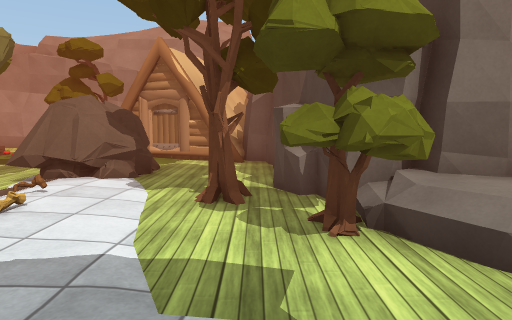
view 1 (above)

24 first-person views from a walk through a Unity game level. The camera is 1.3 m above the floor, tilts 6° down and sees 75° across. The floor is counted in squares, 1 m on a side. Each view is taken from the middle of a square. On the plan, view 1 faces up. The plan holds only what a view shows up to about 14 squares ahead; the rest is blank. The place goes on beyond the plan. The player is left out. Some animated figures are left out. Some surface patterns are stand-ins.

view 2
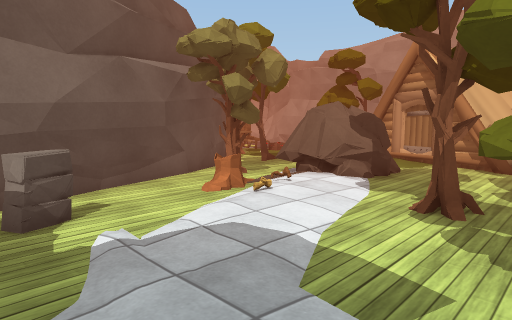

view 3
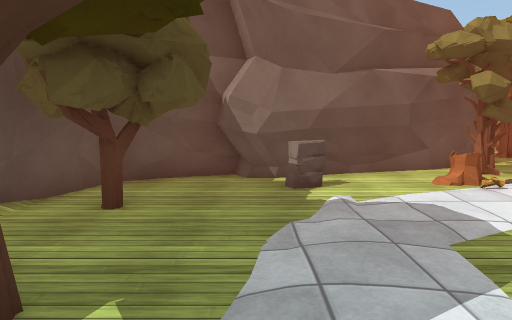

view 4
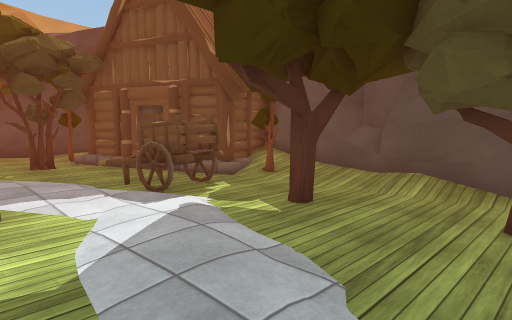

view 5
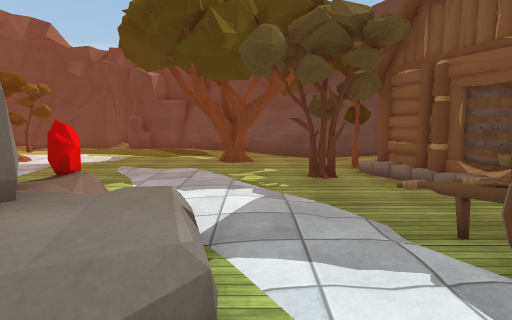

view 6
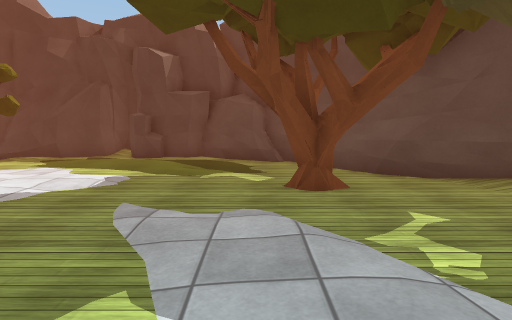

view 7
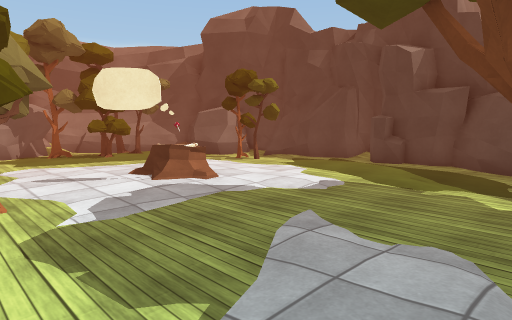

view 8
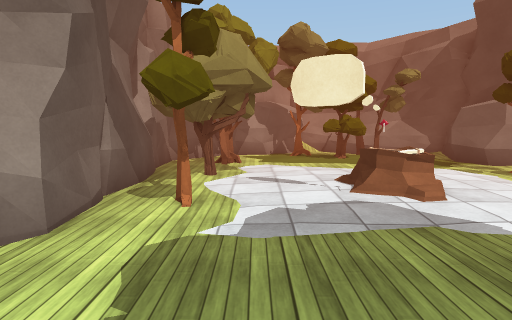

view 9
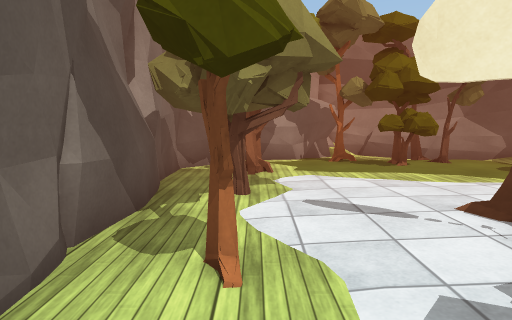

view 10
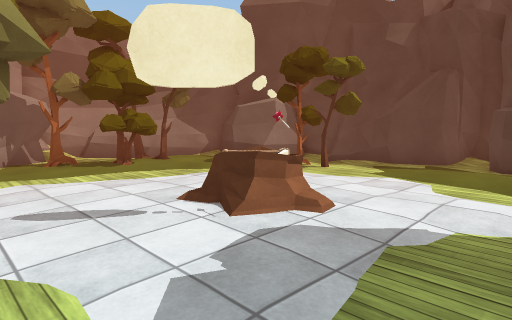

view 11
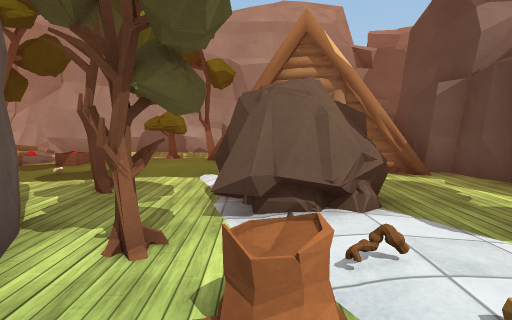

view 12
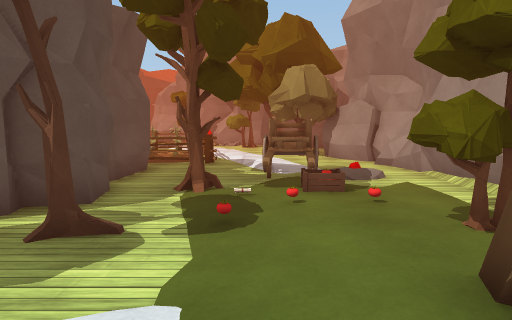

view 13
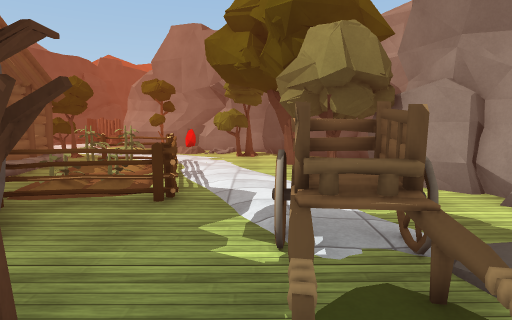

view 14
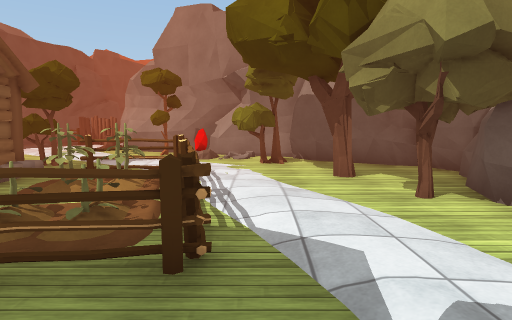

view 15
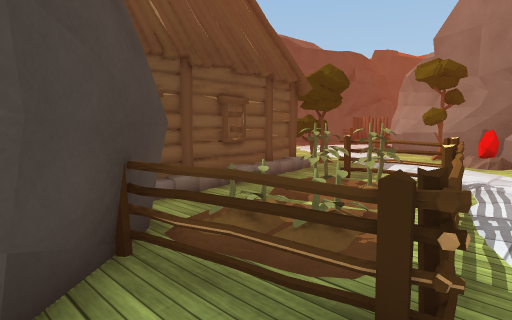

view 16
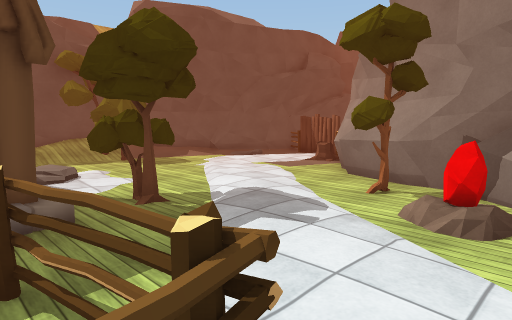

view 17
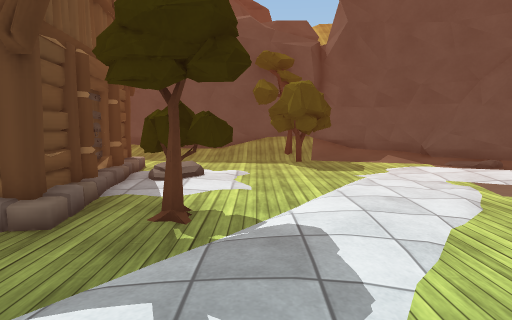

view 18
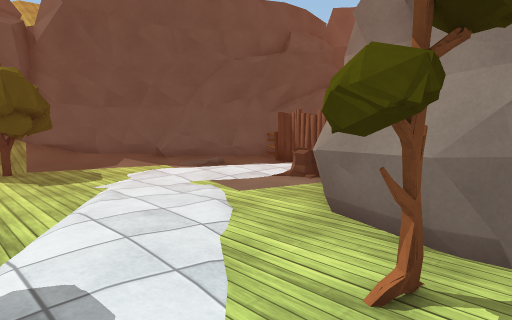

view 19
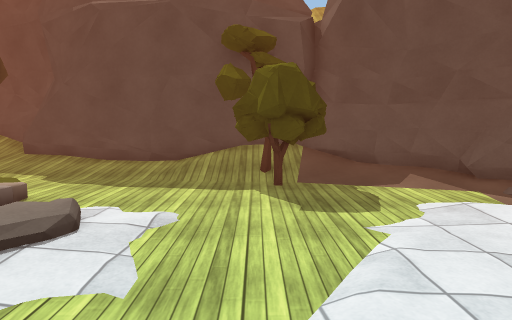

view 20
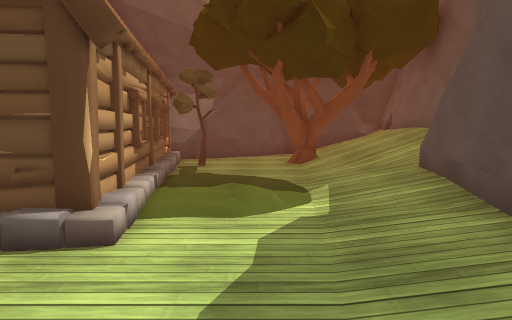

view 21
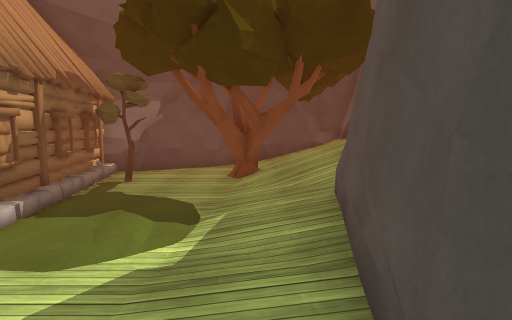

view 22
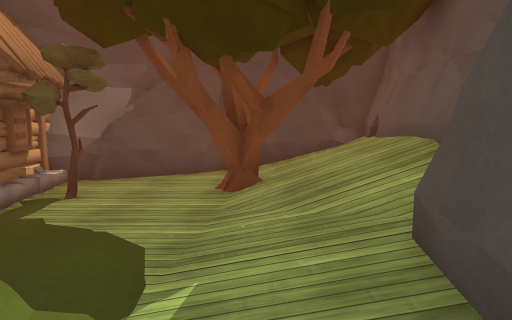

view 23
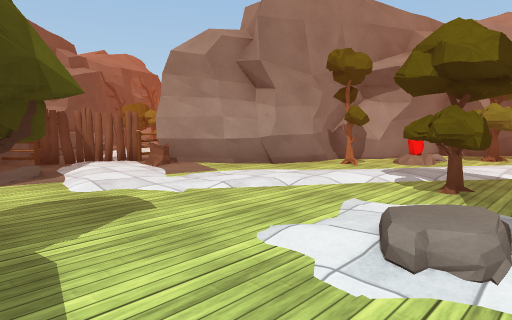

view 24
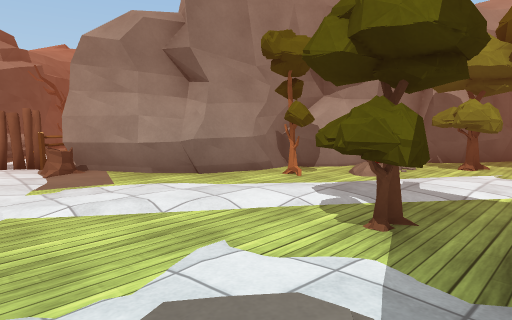

### Floor plan
Key: @ floor where view 1 was taken; # wall or solid block; . main floor; : floor 0.25 m higher than the main floor; / step, stairs or slope; = window, fence, low wall or low ledge; ^ raised ledge; O other object.
Columns run from 35 left of view 1 to 20 right of it. Each row starts with its distance up from view 1.
 22                                               ###
 21                                               #.##
 20                                             ###..###
 19                                            ##...OO###
 18                                          #^...O..::.#
 17             ###   ##########             #.O...OOO..#
 16           ###.#####=.........            #.O...OO...##
 15           ##...O##....:...OOO      O     #..........###
 14           #....OOO...OO//..OOOO   O#     #OO........O=#
 13          ##..OO.O....OOOO..::.OO#OO#     #OOO...::..O.#
 12         ##O........./OOO./.... ..OO##    #.O...::...O.#
 11         #.OO...........OO.....  ....#    #...OOO/.....##
 10        ##..O...OOOOO.......O..  O...#    #.O..OO.......#
  9       ## O...OOO.OOO....##.O.OOOO...     #.O..........##
  8       #=.....OOOO.O########...OOO...     #..........:.#
  7      ##OO....OOOO..#      ##OOOO...##     ..........:.#
  6      ##............        ##O....OO#     ..........:.##
  5     #^#......OOOOO#         #.O...O.#####OO........./.#
  4    ##.....OOOO              #......OOO## . ....O.....##
  3  ###.......O.O              ##......O. O........OO...##
  2  #.=..../.../O#              #.................OO..#
  1  #..........:O#              #OO............O.....##
  0 ##..........//#  #OOOOO#     ##....@...OO...OO...###
 -1 #../..........OOOO...O.##    #..O.....OOOO...OOO.##
 -2 ###.....OO.............##    #.OOOOOO.OO...O#O  ##
 -3   ##=..OOO..............##   ## OO......O##
 -4    ###:/OO//.........O...#    ####//..OOO
 -5     ###/////:::::////OOO/#       ###^##=O
 -6       ###########://O/O/##          ######
 -7                 ##//////##
 -8                  ######=##
 -9                   ########

Where each view was taken, in squares from view 1:
view 1: 0 up, 0 right, facing up
view 2: 0 up, 1 right, facing up-left
view 3: 0 up, 3 right, facing left
view 4: 3 up, 3 left, facing down-right
view 5: 2 up, 1 right, facing right
view 6: 4 up, 6 right, facing right
view 7: 3 up, 7 right, facing up-right
view 8: 4 up, 9 right, facing up
view 9: 7 up, 8 right, facing up
view 10: 7 up, 8 right, facing up-right
view 11: 3 up, 5 left, facing up
view 12: 12 up, 4 left, facing left
view 13: 12 up, 10 left, facing left
view 14: 11 up, 13 left, facing left
view 15: 11 up, 14 left, facing down-left
view 16: 10 up, 21 left, facing down-left
view 17: 9 up, 25 left, facing down
view 18: 8 up, 25 left, facing down-left
view 19: 5 up, 26 left, facing down
view 20: 3 down, 25 left, facing right
view 21: 5 down, 24 left, facing right
view 22: 5 down, 21 left, facing right
view 23: 3 down, 22 left, facing up-left
view 24: 0 up, 22 left, facing up-left
